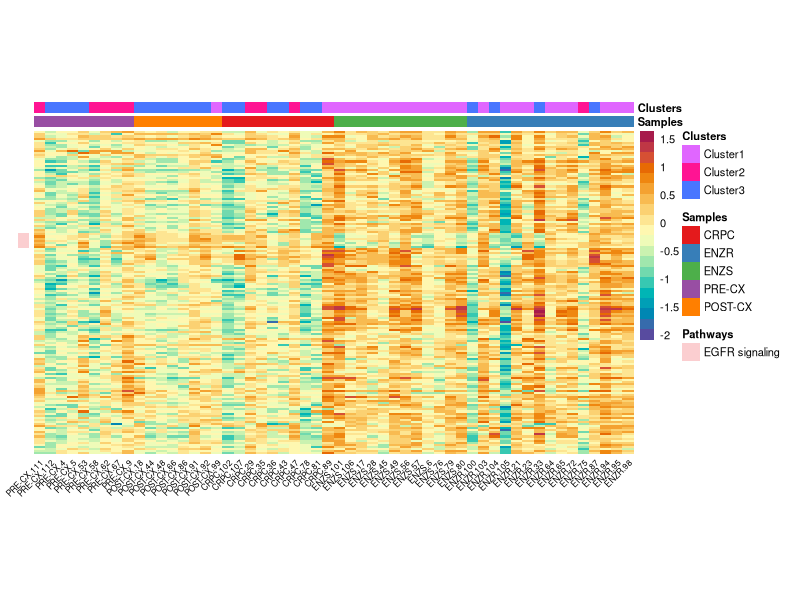

R code for this plot:
##loading libraries
library(pheatmap)

##loading predictions
predictions = read.csv("ATTX_predictions.csv",sep=",",header = T,stringsAsFactors = F,row.names = 1,check.names = F)
sdmean = read.csv("Drugs_means_sd.csv",sep=",",header = T,stringsAsFactors = F,row.names = 1)
pred = merge(sdmean,predictions,by=0)
Predictions = (pred[,5:ncol(pred)] - pred[,3])/pred[,4]
rownames(Predictions) = pred[,1]
predictions = Predictions

##loading metadata
metadata = read.csv("Metadata.csv",sep=",",header = T,stringsAsFactors = F,row.names = 1)
colnames(predictions) = rownames(metadata)
meta = metadata[colnames(predictions),]


####Plotting heatmap
pathways = read.csv("GDSC2_targeted_pathways.csv",sep=",",header = T,stringsAsFactors = F)
pos = which(pathways$X %in% rownames(predictions))
pathways = unique(pathways[pos,c(1,3)])
rownames(pathways) = pathways[,1]
ann_row1 = merge(pathways,predictions,by=0)
ann_row1= ann_row1[order(ann_row1$Pathways), , drop = FALSE]
mat = ann_row1[,4:ncol(ann_row1)]
rownames(mat) = ann_row1[,1]
ann_row = as.data.frame(ann_row1[,c(3)])
rownames(ann_row) = ann_row1[,1]
colnames(ann_row) = "Pathways"
ann_row$Pathways = as.factor(ann_row$Pathways)
ann_row$Pathways <- ifelse(ann_row$Pathways=="EGFR signaling", "EGFR signaling", NA)

ann_colors = list(
  Clusters = c(Cluster1="mediumorchid1",Cluster2="deeppink",Cluster3="royalblue1"),
  Samples = c(CRPC="#E41A1C",ENZR="#377EB8",ENZS="#4DAF4A","PRE-CX"="#984EA3","POST-CX"="#FF7F00"),
  Pathways=c("EGFR signaling" = "#FBCED0")
)

colnames(mat) = sub("ATTX.","",colnames(mat))
rownames(meta) = sub("ATTX.","",rownames(meta))

meta1 = meta[colnames(mat),]
pos1 = which(meta1$Samples=="PRE-CX")
pos2 = which(meta1$Samples=="POST-CX")
pos3 = which(meta1$Samples=="CRPC")
pos4 = which(meta1$Samples=="ENZS")
pos5 = which(meta1$Samples=="ENZR")

df = mat[,c(pos1,pos2,pos3,pos4,pos5)]
meta1 = meta[colnames(mat),]
pheatmap(df,fontsize_col = 6,col= rev(hcl.colors(20, "Spectral")),angle_col = 45,fontsize_row = 10,cluster_cols = F,annotation_colors = ann_colors,annotation_row = ann_row,cluster_rows=F,annotation_col = meta1,annotation_names_row = F,clustering_distance_rows = "euclidean",
         clustering_distance_cols = "euclidean" ,show_rownames = F,fontsize = 8,cellheight = 1.5,cellwidth = 8)


